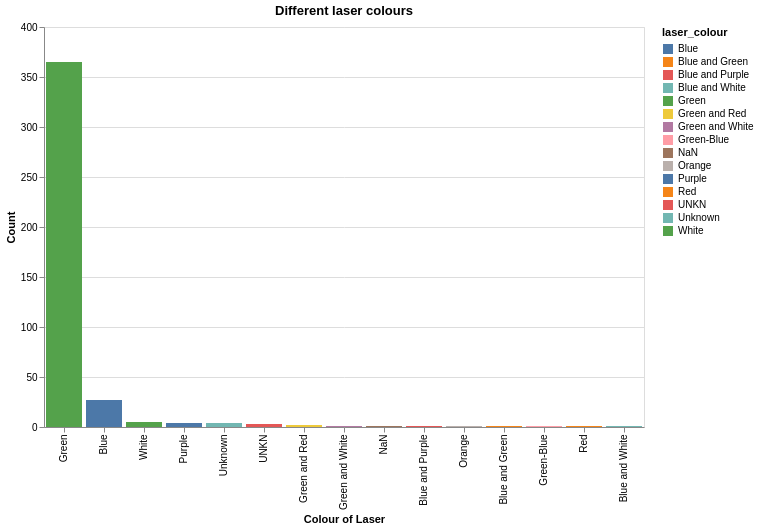

This figure's notebook cell:
### Markdown cell above
### What are the most and least common laser colours used? I used a bar chart as we have discrete values which are non numerical on the x axis, so the bar chart is the most suitable to produce a clear representation

### Code cell
alt.Chart(michigan_laser).mark_bar().encode(
    x=alt.X("laser_colour", title="Colour of Laser", sort="-y"),
    y=alt.Y("count()", title="Count"),
    color=alt.Color('laser_colour')
).properties(
    title="Different laser colours",
    width=600,
    height=400)

### Figure 1 — Vega specification as saved in the notebook (floating-point values rounded to 4 significant figures)
{"$schema": "https://vega.github.io/schema/vega/v6.json", "data": [{"name": "source_0"}, {"name": "data_0", "values": [{"__count": 365, "laser_colour": "Green"}, {"__count": 27, "laser_colour": "Blue"}, {"__count": 1, "laser_colour": "Green and White"}, {"__count": 4, "laser_colour": "Purple"}, {"__count": 1, "laser_colour": "NaN"}, {"__count": 4, "laser_colour": "Unknown"}, {"__count": 1, "laser_colour": "Blue and Purple"}, {"__count": 1, "laser_colour": "Orange"}, {"__count": 3, "laser_colour": "UNKN"}, {"__count": 1, "laser_colour": "Blue and Green "}, {"__count": 5, "laser_colour": "White"}, {"__count": 1, "laser_colour": "Green-Blue"}, {"__count": 1, "laser_colour": "Red"}, {"__count": 2, "laser_colour": "Green and Red"}, {"__count": 1, "laser_colour": "Blue and White"}]}, {"name": "source_0_x_domain_laser_colour", "values": [{"laser_colour": "Green", "sort_field": 365}, {"laser_colour": "Blue", "sort_field": 27}, {"laser_colour": "Green and White", "sort_field": 1}, {"laser_colour": "Purple", "sort_field": 4}, {"laser_colour": "NaN", "sort_field": 1}, {"laser_colour": "Unknown", "sort_field": 4}, {"laser_colour": "Blue and Purple", "sort_field": 1}, {"laser_colour": "Orange", "sort_field": 1}, {"laser_colour": "UNKN", "sort_field": 3}, {"laser_colour": "Blue and Green ", "sort_field": 1}, {"laser_colour": "White", "sort_field": 5}, {"laser_colour": "Green-Blue", "sort_field": 1}, {"laser_colour": "Red", "sort_field": 1}, {"laser_colour": "Green and Red", "sort_field": 2}, {"laser_colour": "Blue and White", "sort_field": 1}]}, {"name": "data_0_y_domain___count", "values": [{"min": 1, "max": 365}]}, {"name": "data_0_color_domain_laser_colour", "values": [{"laser_colour": "Green"}, {"laser_colour": "Blue"}, {"laser_colour": "Green and White"}, {"laser_colour": "Purple"}, {"laser_colour": "NaN"}, {"laser_colour": "Unknown"}, {"laser_colour": "Blue and Purple"}, {"laser_colour": "Orange"}, {"laser_colour": "UNKN"}, {"laser_colour": "Blue and Green "}, {"laser_colour": "White"}, {"laser_colour": "Green-Blue"}, {"laser_colour": "Red"}, {"laser_colour": "Green and Red"}, {"laser_colour": "Blue and White"}]}], "marks": [{"type": "rect", "name": "marks", "from": {"data": "data_0"}, "encode": {"update": {"width": {"signal": "max(0.25, bandwidth('x'))"}, "fill": {"field": "laser_colour", "scale": "color"}, "y": {"field": "__count", "scale": "y"}, "y2": {"value": 0, "scale": "y"}, "x": {"field": "laser_colour", "scale": "x"}}}, "style": ["bar"]}], "scales": [{"name": "x", "type": "band", "domain": {"data": "source_0_x_domain_laser_colour", "field": "laser_colour", "sort": {"op": "max", "field": "sort_field", "order": "descending"}}, "range": [0, {"signal": "width"}], "paddingOuter": 0.05, "paddingInner": 0.1}, {"name": "y", "type": "linear", "domain": [{"signal": "(data(\"data_0_y_domain___count\")[0] || {}).min"}, {"signal": "(data(\"data_0_y_domain___count\")[0] || {}).max"}], "range": [{"signal": "height"}, 0], "zero": true, "nice": true}, {"name": "color", "type": "ordinal", "domain": {"data": "data_0_color_domain_laser_colour", "field": "laser_colour", "sort": true}, "range": "category"}], "axes": [{"scale": "y", "maxExtent": 0, "ticks": false, "zindex": 0, "tickCount": {"signal": "ceil(height/40)"}, "grid": true, "minExtent": 0, "aria": false, "labels": false, "gridScale": "x", "domain": false, "orient": "left"}, {"scale": "x", "labelBaseline": "middle", "title": "Colour of Laser", "orient": "bottom", "grid": false, "labelAngle": 270, "zindex": 0, "labelAlign": "right"}, {"scale": "y", "grid": false, "tickCount": {"signal": "ceil(height/40)"}, "labelOverlap": true, "orient": "left", "zindex": 0, "title": "Count"}], "title": {"text": "Different laser colours", "frame": "group"}, "style": "cell", "legends": [{"fill": "color", "symbolType": "square", "title": "laser_colour"}], "height": 400, "background": "white", "width": 600, "padding": 5}
